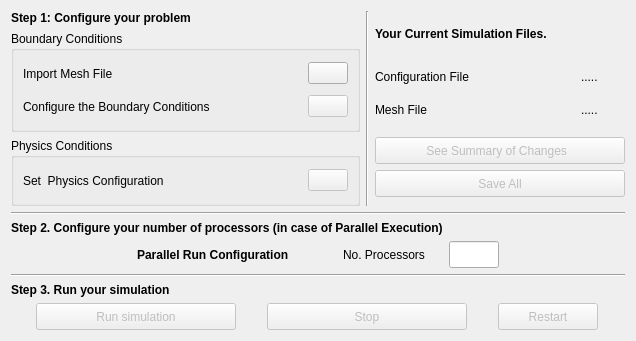
        <widget class="QWidget" name="gridConfigurationFile">
         <property name="sizePolicy">
          <sizepolicy hsizetype="Expanding" vsizetype="Fixed">
           <horstretch>0</horstretch>
           <verstretch>0</verstretch>
          </sizepolicy>
         </property>
         <attribute name="icon">
          <iconset>
           <normalon>:/messageBoxIcons/images/interface_preferences2.png</normalon>
          </iconset>
         </attribute>
         <attribute name="title">
          <string>Input Data</string>
         </attribute>
         <layout class="QVBoxLayout" name="verticalLayout_7">
          <item>
           <layout class="QHBoxLayout" name="horizontalLayout">
            <item>
             <layout class="QVBoxLayout" name="verticalLayout_5">
              <item>
               <widget class="QLabel" name="label_4">
                <property name="maximumSize">
                 <size>
                  <width>1000</width>
                  <height>50</height>
                 </size>
                </property>
                <property name="font">
                 <font>
                  <weight>75</weight>
                  <bold>true</bold>
                 </font>
                </property>
                <property name="text">
                 <string>Step 1: Configure your problem</string>
                </property>
               </widget>
              </item>
              <item>
               <widget class="QGroupBox" name="setMeshPropertiesGroup">
                <property name="sizePolicy">
                 <sizepolicy hsizetype="Expanding" vsizetype="Expanding">
                  <horstretch>0</horstretch>
                  <verstretch>0</verstretch>
                 </sizepolicy>
                </property>
                <property name="maximumSize">
                 <size>
                  <width>1000</width>
                  <height>200</height>
                 </size>
                </property>
                <property name="title">
                 <string>Boundary Conditions</string>
                </property>
                <layout class="QVBoxLayout" name="verticalLayout_2">
                 <item>
                  <layout class="QHBoxLayout" name="importMeshHorizConfig">
                   <item>
                    <widget class="QLabel" name="importMeshLabel">
                     <property name="sizePolicy">
                      <sizepolicy hsizetype="Fixed" vsizetype="Fixed">
                       <horstretch>0</horstretch>
                       <verstretch>0</verstretch>
                      </sizepolicy>
                     </property>
                     <property name="minimumSize">
                      <size>
                       <width>279</width>
                       <height>27</height>
                      </size>
                     </property>
                     <property name="maximumSize">
                      <size>
                       <width>235</width>
                       <height>27</height>
                      </size>
                     </property>
                     <property name="text">
                      <string>Import Mesh File</string>
                     </property>
                    </widget>
                   </item>
                   <item>
                    <widget class="QPushButton" name="importMeshFileButton">
                     <property name="sizePolicy">
                      <sizepolicy hsizetype="Fixed" vsizetype="Fixed">
                       <horstretch>0</horstretch>
                       <verstretch>0</verstretch>
                      </sizepolicy>
                     </property>
                     <property name="toolTip">
                      <string>&lt;html&gt;&lt;head/&gt;&lt;body&gt;&lt;p&gt;Import configuration file (.su2)&lt;/p&gt;&lt;/body&gt;&lt;/html&gt;</string>
                     </property>
                     <property name="text">
                      <string/>
                     </property>
                     <property name="icon">
                      <iconset resource="toolbarIcons.qrc">
                       <normaloff>:/new/toolbarIcons/images/document_import.png</normaloff>:/new/toolbarIcons/images/document_import.png</iconset>
                     </property>
                    </widget>
                   </item>
                  </layout>
                 </item>
                 <item>
                  <layout class="QHBoxLayout" name="configBoundaryMeshHorizConfig">
                   <item>
                    <widget class="QLabel" name="setMeshPropertiesLabel">
                     <property name="sizePolicy">
                      <sizepolicy hsizetype="Fixed" vsizetype="Fixed">
                       <horstretch>0</horstretch>
                       <verstretch>0</verstretch>
                      </sizepolicy>
                     </property>
                     <property name="minimumSize">
                      <size>
                       <width>279</width>
                       <height>27</height>
                      </size>
                     </property>
                     <property name="maximumSize">
                      <size>
                       <width>235</width>
                       <height>27</height>
                      </size>
                     </property>
                     <property name="text">
                      <string>Configure the Boundary Conditions</string>
                     </property>
                    </widget>
                   </item>
                   <item>
                    <widget class="QPushButton" name="setMeshPropertiesButton">
                     <property name="enabled">
                      <bool>false</bool>
                     </property>
                     <property name="sizePolicy">
                      <sizepolicy hsizetype="Fixed" vsizetype="Fixed">
                       <horstretch>0</horstretch>
                       <verstretch>0</verstretch>
                      </sizepolicy>
                     </property>
                     <property name="toolTip">
                      <string>&lt;html&gt;&lt;head/&gt;&lt;body&gt;&lt;p&gt;Configure the Boundary conditions for the correspondent Mesh File&lt;/p&gt;&lt;/body&gt;&lt;/html&gt;</string>
                     </property>
                     <property name="text">
                      <string/>
                     </property>
                     <property name="icon">
                      <iconset resource="toolbarIcons.qrc">
                       <normaloff>:/solverIcons/images/script_edit.png</normaloff>:/solverIcons/images/script_edit.png</iconset>
                     </property>
                    </widget>
                   </item>
                  </layout>
                 </item>
                </layout>
               </widget>
              </item>
              <item>
               <widget class="QGroupBox" name="viewGroupBox">
                <property name="sizePolicy">
                 <sizepolicy hsizetype="Expanding" vsizetype="Expanding">
                  <horstretch>0</horstretch>
                  <verstretch>0</verstretch>
                 </sizepolicy>
                </property>
                <property name="maximumSize">
                 <size>
                  <width>1000</width>
                  <height>100</height>
                 </size>
                </property>
                <property name="title">
                 <string>Physics Conditions</string>
                </property>
                <layout class="QVBoxLayout" name="verticalLayout">
                 <item>
                  <layout class="QHBoxLayout" name="PhysicsConfigHorizLayout">
                   <item>
                    <widget class="QLabel" name="setPhysicisConfigLabel">
                     <property name="sizePolicy">
                      <sizepolicy hsizetype="Fixed" vsizetype="Fixed">
                       <horstretch>0</horstretch>
                       <verstretch>0</verstretch>
                      </sizepolicy>
                     </property>
                     <property name="minimumSize">
                      <size>
                       <width>279</width>
                       <height>27</height>
                      </size>
                     </property>
                     <property name="maximumSize">
                      <size>
                       <width>279</width>
                       <height>27</height>
                      </size>
                     </property>
                     <property name="text">
                      <string>Set  Physics Configuration </string>
                     </property>
                    </widget>
                   </item>
                   <item>
                    <widget class="QPushButton" name="basivViewEditButton">
                     <property name="enabled">
                      <bool>false</bool>
                     </property>
                     <property name="sizePolicy">
                      <sizepolicy hsizetype="Fixed" vsizetype="Fixed">
                       <horstretch>0</horstretch>
                       <verstretch>0</verstretch>
                      </sizepolicy>
                     </property>
                     <property name="toolTip">
                      <string>&lt;html&gt;&lt;head/&gt;&lt;body&gt;&lt;p&gt;Edit Physic Configuration&lt;span style=&quot; font-weight:600;&quot;&gt; (Basic Mode)&lt;/span&gt;&lt;/p&gt;&lt;/body&gt;&lt;/html&gt;</string>
                     </property>
                     <property name="text">
                      <string/>
                     </property>
                     <property name="icon">
                      <iconset>
                       <normalon>:/solverIcons/images/script_edit.png</normalon>
                      </iconset>
                     </property>
                     <property name="checkable">
                      <bool>false</bool>
                     </property>
                    </widget>
                   </item>
                  </layout>
                 </item>
                </layout>
               </widget>
              </item>
             </layout>
            </item>
            <item>
             <widget class="Line" name="line_4">
              <property name="orientation">
               <enum>Qt::Vertical</enum>
              </property>
             </widget>
            </item>
            <item>
             <layout class="QVBoxLayout" name="verticalLayout_8">
              <item>
               <widget class="QLabel" name="label_9">
                <property name="maximumSize">
                 <size>
                  <width>500</width>
                  <height>30</height>
                 </size>
                </property>
                <property name="font">
                 <font>
                  <weight>75</weight>
                  <bold>true</bold>
                 </font>
                </property>
                <property name="text">
                 <string>Your Current Simulation Files. </string>
                </property>
               </widget>
              </item>
              <item>
               <layout class="QVBoxLayout" name="verticalLayout_9">
                <item>
                 <layout class="QHBoxLayout" name="horizontalLayout_8">
                  <item>
                   <widget class="QLabel" name="confFileLabel">
                    <property name="sizePolicy">
                     <sizepolicy hsizetype="Fixed" vsizetype="Fixed">
                      <horstretch>0</horstretch>
                      <verstretch>0</verstretch>
                     </sizepolicy>
                    </property>
                    <property name="minimumSize">
                     <size>
                      <width>200</width>
                      <height>27</height>
                     </size>
                    </property>
                    <property name="maximumSize">
                     <size>
                      <width>200</width>
                      <height>27</height>
                     </size>
                    </property>
                    <property name="font">
                     <font>
                      <weight>50</weight>
                      <bold>false</bold>
                     </font>
                    </property>
                    <property name="text">
                     <string>Configuration File</string>
                    </property>
                   </widget>
                  </item>
                  <item>
                   <widget class="QLabel" name="configFileLineLabel">
                    <property name="maximumSize">
                     <size>
                      <width>200</width>
                      <height>27</height>
                     </size>
                    </property>
                    <property name="text">
                     <string>.....</string>
                    </property>
                   </widget>
                  </item>
                 </layout>
                </item>
                <item>
                 <layout class="QHBoxLayout" name="horizontalLayout_7">
                  <item>
                   <widget class="QLabel" name="meshFileLabel">
                    <property name="sizePolicy">
                     <sizepolicy hsizetype="Fixed" vsizetype="Fixed">
                      <horstretch>0</horstretch>
                      <verstretch>0</verstretch>
                     </sizepolicy>
                    </property>
                    <property name="minimumSize">
                     <size>
                      <width>200</width>
                      <height>27</height>
                     </size>
                    </property>
                    <property name="maximumSize">
                     <size>
                      <width>200</width>
                      <height>27</height>
                     </size>
                    </property>
                    <property name="text">
                     <string>Mesh File</string>
                    </property>
                   </widget>
                  </item>
                  <item>
                   <widget class="QLabel" name="meshFileLineLabel">
                    <property name="maximumSize">
                     <size>
                      <width>200</width>
                      <height>27</height>
                     </size>
                    </property>
                    <property name="text">
                     <string>.....</string>
                    </property>
                   </widget>
                  </item>
                 </layout>
                </item>
               </layout>
              </item>
              <item>
               <layout class="QVBoxLayout" name="verticalLayout_6">
                <item>
                 <widget class="QPushButton" name="seeSummaryChangesButton">
                  <property name="enabled">
                   <bool>false</bool>
                  </property>
                  <property name="sizePolicy">
                   <sizepolicy hsizetype="Fixed" vsizetype="Fixed">
                    <horstretch>0</horstretch>
                    <verstretch>0</verstretch>
                   </sizepolicy>
                  </property>
                  <property name="minimumSize">
                   <size>
                    <width>200</width>
                    <height>27</height>
                   </size>
                  </property>
                  <property name="maximumSize">
                   <size>
                    <width>250</width>
                    <height>27</height>
                   </size>
                  </property>
                  <property name="toolTip">
                   <string>&lt;html&gt;&lt;head/&gt;&lt;body&gt;&lt;p&gt;See the Summary of the changes made by the user in both Physics and Boundary conditions&lt;/p&gt;&lt;/body&gt;&lt;/html&gt;</string>
                  </property>
                  <property name="text">
                   <string>See Summary of Changes  </string>
                  </property>
                 </widget>
                </item>
                <item>
                 <widget class="QPushButton" name="savePhysicsButton">
                  <property name="enabled">
                   <bool>false</bool>
                  </property>
                  <property name="sizePolicy">
                   <sizepolicy hsizetype="Fixed" vsizetype="Fixed">
                    <horstretch>0</horstretch>
                    <verstretch>0</verstretch>
                   </sizepolicy>
                  </property>
                  <property name="minimumSize">
                   <size>
                    <width>250</width>
                    <height>27</height>
                   </size>
                  </property>
                  <property name="maximumSize">
                   <size>
                    <width>200</width>
                    <height>27</height>
                   </size>
                  </property>
                  <property name="toolTip">
                   <string>&lt;html&gt;&lt;head/&gt;&lt;body&gt;&lt;p&gt;Save the current values&lt;/p&gt;&lt;/body&gt;&lt;/html&gt;</string>
                  </property>
                  <property name="text">
                   <string>Save All</string>
                  </property>
                  <property name="icon">
                   <iconset resource="toolbarIcons.qrc">
                    <normaloff>:/new/toolbarIcons/images/script_save.png</normaloff>:/new/toolbarIcons/images/script_save.png</iconset>
                  </property>
                 </widget>
                </item>
               </layout>
              </item>
             </layout>
            </item>
           </layout>
          </item>
          <item>
           <widget class="Line" name="horizontalLineButtons_simFiles">
            <property name="orientation">
             <enum>Qt::Horizontal</enum>
            </property>
           </widget>
          </item>
          <item>
           <widget class="QLabel" name="label_5">
            <property name="maximumSize">
             <size>
              <width>1000</width>
              <height>100</height>
             </size>
            </property>
            <property name="font">
             <font>
              <weight>75</weight>
              <bold>true</bold>
             </font>
            </property>
            <property name="text">
             <string>Step 2. Configure your number of processors (in case of Parallel Execution)</string>
            </property>
           </widget>
          </item>
          <item>
           <layout class="QHBoxLayout" name="horizontalLayout_5">
            <item>
             <layout class="QHBoxLayout" name="horizontalLayout_10">
              <item>
               <widget class="QLabel" name="label_7">
                <property name="sizePolicy">
                 <sizepolicy hsizetype="Fixed" vsizetype="Fixed">
                  <horstretch>0</horstretch>
                  <verstretch>0</verstretch>
                 </sizepolicy>
                </property>
                <property name="maximumSize">
                 <size>
                  <width>200</width>
                  <height>27</height>
                 </size>
                </property>
                <property name="font">
                 <font>
                  <weight>75</weight>
                  <bold>true</bold>
                 </font>
                </property>
                <property name="text">
                 <string>Parallel Run Configuration</string>
                </property>
               </widget>
              </item>
              <item>
               <widget class="QLabel" name="label_8">
                <property name="sizePolicy">
                 <sizepolicy hsizetype="Fixed" vsizetype="Fixed">
                  <horstretch>0</horstretch>
                  <verstretch>0</verstretch>
                 </sizepolicy>
                </property>
                <property name="minimumSize">
                 <size>
                  <width>100</width>
                  <height>27</height>
                 </size>
                </property>
                <property name="maximumSize">
                 <size>
                  <width>100</width>
                  <height>27</height>
                 </size>
                </property>
                <property name="text">
                 <string>No. Processors</string>
                </property>
               </widget>
              </item>
              <item>
               <widget class="QLineEdit" name="noProcessorslineEdit">
                <property name="sizePolicy">
                 <sizepolicy hsizetype="Fixed" vsizetype="Fixed">
                  <horstretch>0</horstretch>
                  <verstretch>0</verstretch>
                 </sizepolicy>
                </property>
                <property name="minimumSize">
                 <size>
                  <width>50</width>
                  <height>27</height>
                 </size>
                </property>
                <property name="maximumSize">
                 <size>
                  <width>50</width>
                  <height>27</height>
                 </size>
                </property>
               </widget>
              </item>
             </layout>
            </item>
           </layout>
          </item>
          <item>
           <widget class="Line" name="line">
            <property name="orientation">
             <enum>Qt::Horizontal</enum>
            </property>
           </widget>
          </item>
          <item>
           <widget class="QLabel" name="label_6">
            <property name="font">
             <font>
              <weight>75</weight>
              <bold>true</bold>
             </font>
            </property>
            <property name="text">
             <string>Step 3. Run your simulation</string>
            </property>
           </widget>
          </item>
          <item>
           <layout class="QHBoxLayout" name="horizontalLayout_3">
            <item>
             <widget class="QPushButton" name="runSimulationButton">
              <property name="enabled">
               <bool>false</bool>
              </property>
              <property name="sizePolicy">
               <sizepolicy hsizetype="Fixed" vsizetype="Fixed">
                <horstretch>0</horstretch>
                <verstretch>0</verstretch>
               </sizepolicy>
              </property>
              <property name="minimumSize">
               <size>
                <width>200</width>
                <height>27</height>
               </size>
              </property>
              <property name="maximumSize">
               <size>
                <width>200</width>
                <height>27</height>
               </size>
              </property>
              <property name="toolTip">
               <string>&lt;html&gt;&lt;head/&gt;&lt;body&gt;&lt;p&gt;Start the current simulation from scratch&lt;/p&gt;&lt;/body&gt;&lt;/html&gt;</string>
              </property>
              <property name="text">
               <string>Run simulation</string>
              </property>
              <property name="icon">
               <iconset resource="toolbarIcons.qrc">
                <normaloff>:/runIcons/images/control_play_blue.png</normaloff>:/runIcons/images/control_play_blue.png</iconset>
              </property>
             </widget>
            </item>
            <item>
             <widget class="QPushButton" name="stopButton">
              <property name="enabled">
               <bool>false</bool>
              </property>
              <property name="sizePolicy">
               <sizepolicy hsizetype="Fixed" vsizetype="Fixed">
                <horstretch>0</horstretch>
                <verstretch>0</verstretch>
               </sizepolicy>
              </property>
              <property name="minimumSize">
               <size>
                <width>200</width>
                <height>27</height>
               </size>
              </property>
              <property name="maximumSize">
               <size>
                <width>200</width>
                <height>27</height>
               </size>
              </property>
              <property name="text">
               <string>Stop</string>
              </property>
              <property name="icon">
               <iconset resource="toolbarIcons.qrc">
                <normaloff>:/runIcons/images/control_stop_blue.png</normaloff>:/runIcons/images/control_stop_blue.png</iconset>
              </property>
             </widget>
            </item>
            <item>
             <widget class="QPushButton" name="restartButton">
              <property name="enabled">
               <bool>false</bool>
              </property>
              <property name="sizePolicy">
               <sizepolicy hsizetype="Fixed" vsizetype="Fixed">
                <horstretch>0</horstretch>
                <verstretch>0</verstretch>
               </sizepolicy>
              </property>
              <property name="minimumSize">
               <size>
                <width>100</width>
                <height>27</height>
               </size>
              </property>
              <property name="maximumSize">
               <size>
                <width>100</width>
                <height>27</height>
               </size>
              </property>
              <property name="toolTip">
               <string>&lt;html&gt;&lt;head/&gt;&lt;body&gt;&lt;p&gt;Restart from the previous solution&lt;/p&gt;&lt;/body&gt;&lt;/html&gt;</string>
              </property>
              <property name="text">
               <string>Restart</string>
              </property>
             </widget>
            </item>
           </layout>
          </item>
         </layout>
         <zorder>label_6</zorder>
         <zorder></zorder>
         <zorder>horizontalLineButtons_simFiles</zorder>
         <zorder>label_5</zorder>
         <zorder>line</zorder>
        </widget>
